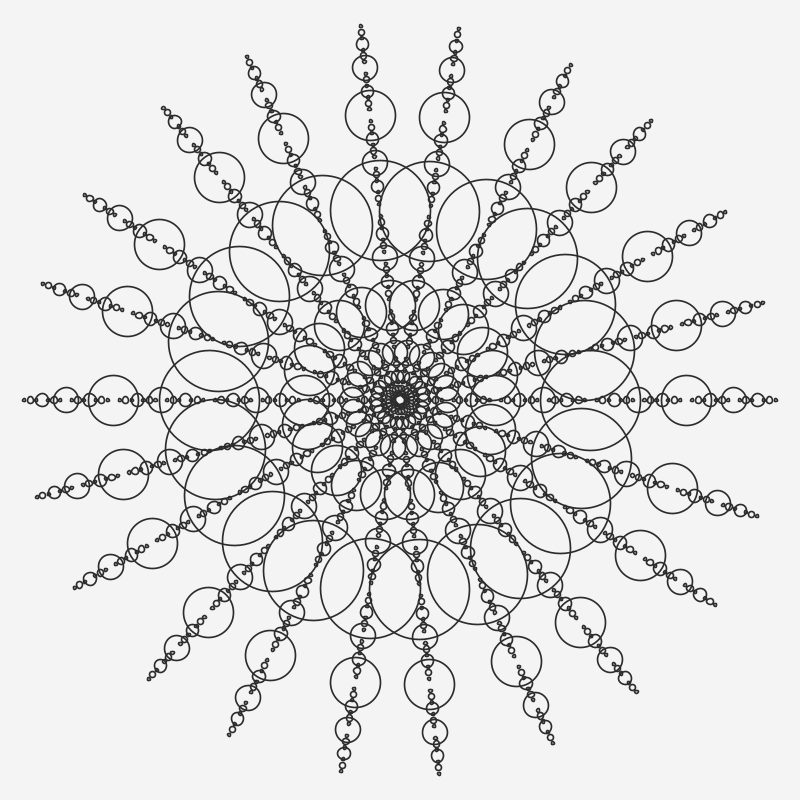
Frame 1 (no input)
Frame 60 (the mouse pressed at the canvas centre just before this capture): identical to frame 1, image omitted
Frame 120 (the mouse held since frame 60 and released just before this capture): identical to frame 1, image omitted

The Processing sketch that drew this single still picture (run headless with seeded random() and noise(); from frame 60 on, the mouse is pressed at the canvas centre):

// Processing sketch: circlesFractal
// ── circlesFractal.pde
void setup() {
  size(800, 800);
  background(244);
  smooth();
}

void draw() {
  background(244);
  noFill();
  stroke(44);
  strokeWeight(1.7);
  pushMatrix();
  translate(height/2, width/2);
  rotate(0.0);
  fractalCircle(0, 0, 200, 6, radians(33));
  popMatrix();
}

void fractalCircle(float x, float y, float r, int gen, float angle) {
  if (x!=0 || y!=0) {
    for (float a = 0; a <= TWO_PI*1; a+=angle) {
      ellipse(x*cos(a), y*sin(a), r, r);
    }
  }
  
  x-=r/1.048;
  y-=r/1.048;
  //x-=r/2;
  //y-=r/2;
  if (gen>0) {
    fractalCircle(x, y, r/2, gen-1, angle);
    //fractalCircle(-x,y, r/2, gen-1, angle);
    fractalCircle(-x, -y, r/2, gen-1, angle);
    //fractalCircle(x, -y, r/2, gen-1, angle);
  }
}
